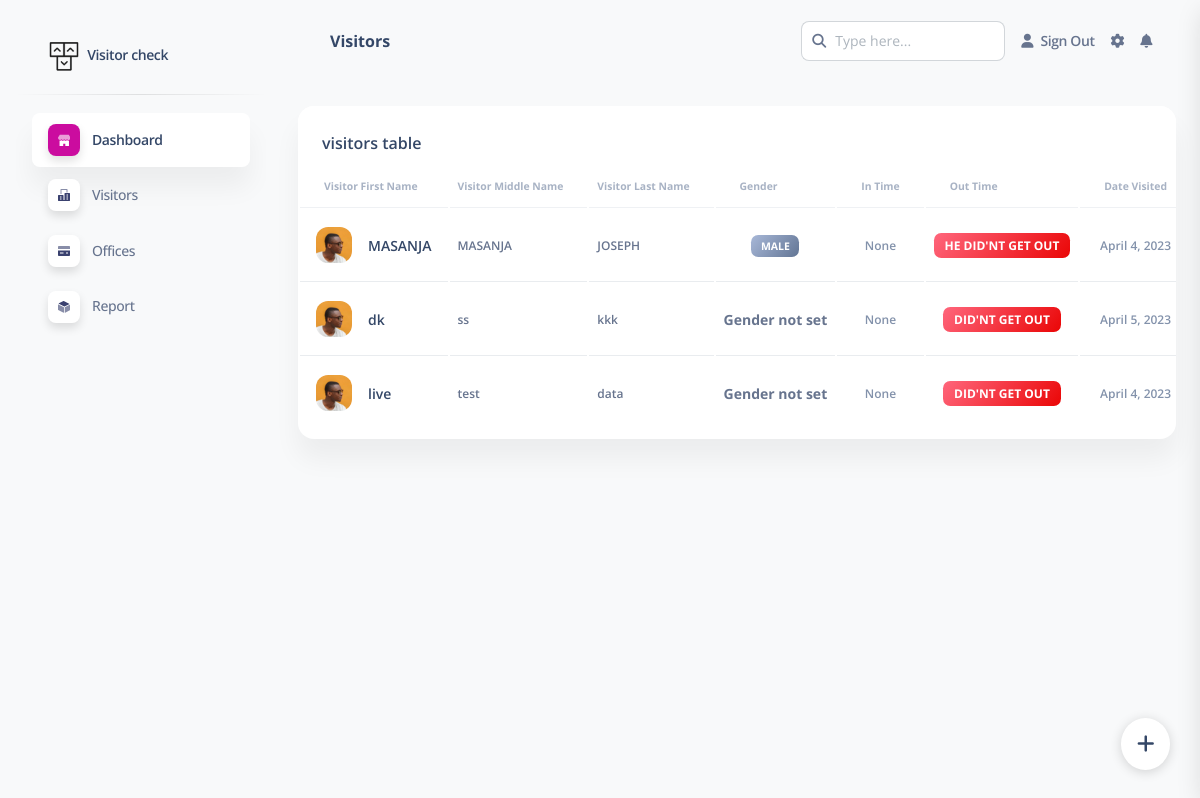
The app's page /customers/visitors/ (signed in), older data.
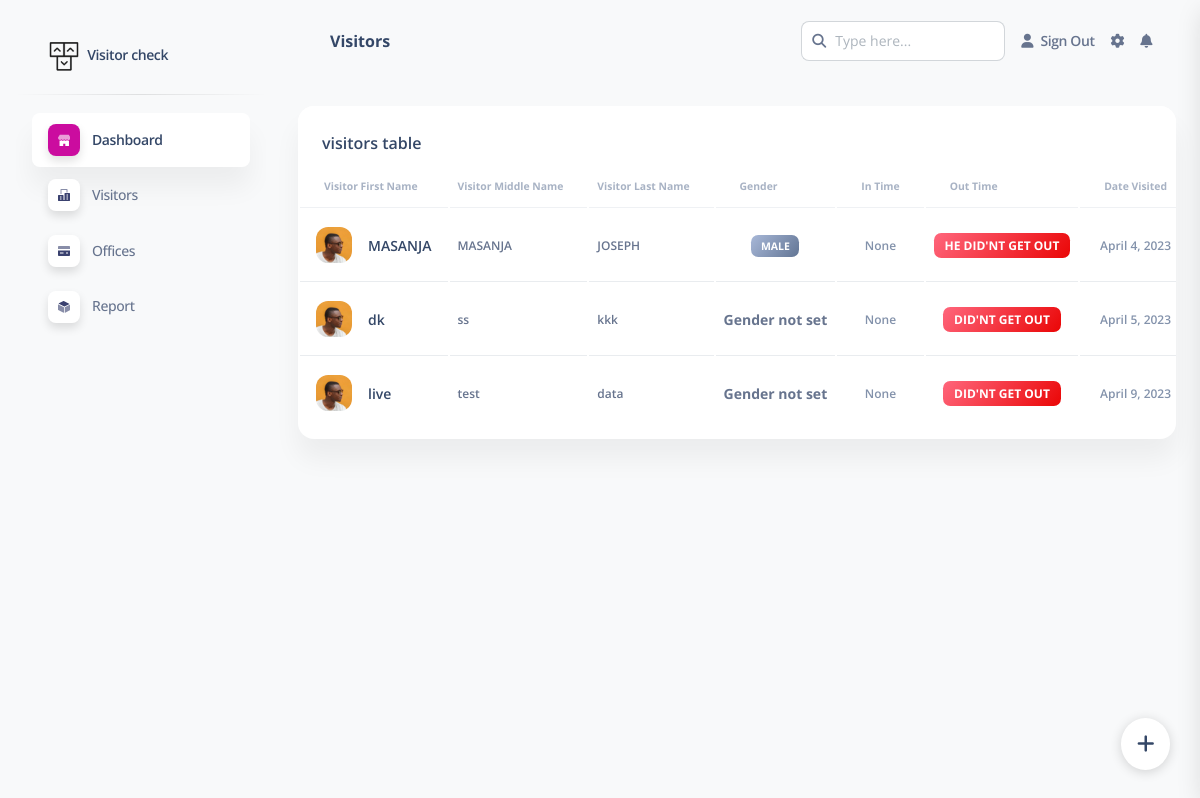
The same page, newer data.
### visitor/models.py (models this page shows, shortened)
class Visitor(models.Model):
    company  = models.ForeignKey(Customer, on_delete=models.CASCADE, null=True, blank=True)
    first_name = models.CharField(max_length=200, null=True, blank=True)
    middle_name = models.CharField(max_length=200, null=True, blank=True)
    last_name = models.CharField(max_length=200, null=True, blank=True)
    id_number = models.CharField(max_length=20, null=True, blank=True)
    gender = models.CharField(max_length=200, null=True, blank=True)
    date_of_birth = models.CharField(max_length=200, null=True, blank=True)
    visited_from = models.CharField(max_length=200, null=True, blank=True)
    phone= models.CharField(max_length=200, null=True, blank=True)
    office_visited_phone= models.CharField(max_length=200, null=True, blank=True)
    is_signed_out = models.BooleanField(default=0, null=True)
    sign_out_code = models.CharField(max_length=6, null=True, blank=True, unique=True)
    time_in = models.TimeField(auto_now_add=True, null=True)
    time_out = models.TimeField(null=True, blank=True)
    date_visited = models.DateField(auto_now=True, null=True, blank=True)
    office_visited = models.CharField(max_length=200, null=True, blank=True)
    on_behalf = models.CharField(max_length=200, null=True, blank=True)

### visitor/views.py (the view)
# urls.py: path('visitors/', visitors_view, name="visitors"),
@login_required
def visitors_view(request):
    customer = request.user.customer
    visitors = Visitor.objects.filter(company=customer)
    data = {
        'visitors': visitors,
        }
    return render(request, 'visitors/visitor/index.html', data)

### templates/visitors/visitor/index.html (shortened to what this page needs)
{% extends 'visitors/base/index.html' %}
{% load static %}
{% block content %}
<div class="row">
    <div class="title hidden">{% block page_header %}Visitors{% endblock %}</div>
    <div class="col-12">
      <div class="card mb-4">
        <div class="card-header pb-0">
          <h6>visitors table</h6>
        </div>
        <div class="card-body px-0 pt-0 pb-2">
          <div class="table-responsive p-0">
            <table class="table align-items-center mb-0">
              <thead>
                <tr>
                  <th class="text-secondary text-xxs font-weight-bolder opacity-7">visitor first name</th>
                  <th class="text-secondary text-xxs font-weight-bolder opacity-7 ps-2">visitor middle name</th>
                  <th class="text-secondary text-xxs font-weight-bolder opacity-7 ps-2">visitor last name</th>
                  <th class=" text-secondary text-xxs font-weight-bolder opacity-7">gender</th>
                  <th class=" text-secondary text-xxs font-weight-bolder opacity-7">in time</th>
                  <th class=" text-secondary text-xxs font-weight-bolder opacity-7">out time</th>
                  <th class=" text-secondary text-xxs font-weight-bolder opacity-7">date visited</th>
                </tr>
              </thead>
              <tbody>
                {% for visitor in visitors %}
                <tr>
                  <td>
                    <div class="d-flex px-2 py-1">
                      <div>
                        <img src="{% static 'assets/img/team-2.jpg' %}" class="avatar avatar-sm me-3" alt="user1">
                      </div>
                      <div class="d-flex flex-column justify-content-center">
                        <h6 class="mb-0 text-sm">{{visitor.first_name}}</h6>
                      </div>
                    </div>
                  </td>
                  <td>
                    <p class="text-xs font-weight-bold mb-0">{{visitor.middle_name}}</p>
                  </td>
                  <td>
                    <p class="text-xs font-weight-bold mb-0">{{visitor.last_name}}</p>
                  </td>
                  <td class="align-middle text-center text-sm">
                    {% if visitor.gender == "MALE" %}
                    <span class="badge badge-sm bg-gradient-secondary">male</span>
                    {% elif visitor.gender == "FEMALE" %}
                    <span class="badge badge-sm bg-gradient-success">female</span>
                    {%else%}
                    <b>Gender not set</b>
                    {% endif %}
                  </td>
                  <td class="align-middle text-center">
                    <span class="text-secondary text-xs font-weight-bold">{{visitor.time_in}}</span>
                  </td>
                  {% if visitor.time_out %}
                  <td class="align-middle text-center">
                    <span class="text-secondary badge badge-sm bg-gradient-success text-white text-xs font-weight-bold">{% if visitor.gender == "MALE" %}he{% elif visitor.gender == "FEMALE" %}she{% endif %} get out at {{visitor.time_out}} </span>
                  </td>
                  {%else%}
                  <td class="align-middle text-center">
                    <span class="text-secondary badge badge-sm bg-gradient-danger text-white">{% if visitor.gender == "MALE" %}he{% elif visitor.gender == "FEMALE" %}she{% endif %} did'nt get out</span>
                  </td>
                  {% endif %}
                  <td class="align-middle text-center">
                    <span class="text-secondary text-xs font-weight-bold">{{visitor.date_visited}}</span>
                  </td>
                </tr>
                {% endfor %}
              </tbody>
            </table>
          </div>
        </div>
      </div>
    </div>
  </div>
{% endblock content %}

Row changes from the older to the newer data that the page shows:
changed Visitor "live": date_visited "April 4, 2023" → "April 9, 2023"
